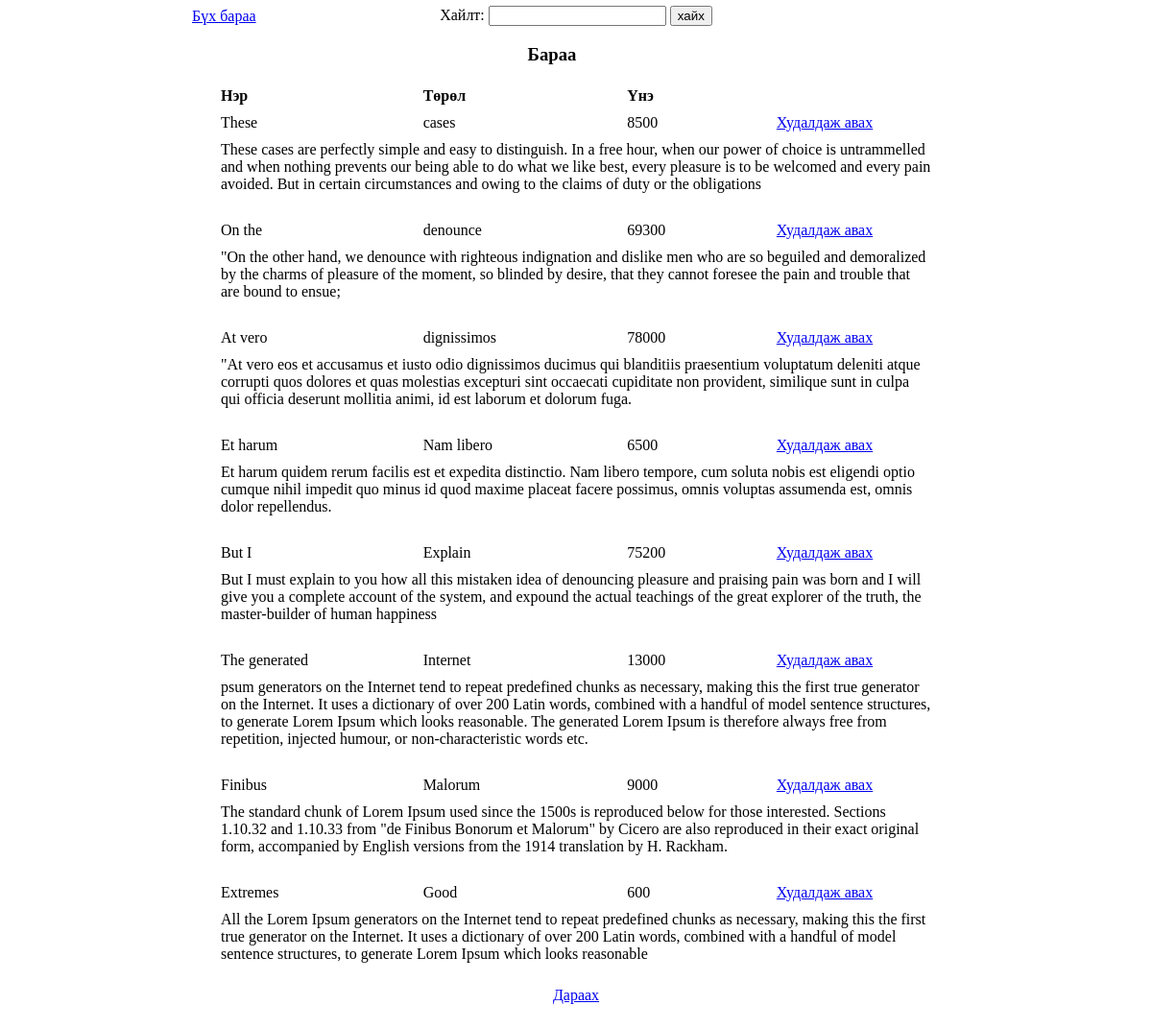
The page / on the database its author committed.
### tables this page shows
CREATE TABLE IF NOT EXISTS `product` (
  `name` varchar(30) NOT NULL,
  `type` varchar(30) NOT NULL,
  `price` int(11) NOT NULL,
  `content` text NOT NULL,
  `date` datetime NOT NULL,
  `id` int(11) NOT NULL AUTO_INCREMENT,
  PRIMARY KEY (`id`)
);

### help_functions.php (called while the page is built, shortened)
<?php
function uri_is($uri){
    $requested_uri = $_SERVER['PHP_SELF'];
    if ($requested_uri == '/index.php'.$uri || $requested_uri == '/admin/index.php'.$uri){
        return True;
    }
    return False;
}
function user_uri($uri){
    return '/index.php'.$uri;
}
?>

### controller.php (called while the page is built, shortened)
<?php
function list_of_product(){
    $pageno = 1;
    if (isset($_GET['search'])){
        $find = $_GET['search'];
        if (isset($_GET['pageno'])){
            $pageno = $_GET['pageno'];
        }
        if ($pageno == 1) {
            $start_limit = 0;
            $stop_limit = 8;
        }
        else{
            $start_limit = ($pageno - 1) * 8;
            $stop_limit = 8;
        }
        $products = get_find_result($_GET['search'], $start_limit, $stop_limit);
        $num_of_prod = get_find_count($_GET['search']);
        $limit = intval($num_of_prod / $stop_limit);
    } else {
        if ($pageno == 1) {
            $start_limit = 0;
            $stop_limit = 8;
        }
        else{
            $start_limit = ($pageno - 1) * 8;
            $stop_limit = 8;
        }
        $products = get_all_products($start_limit, $stop_limit);
        $num_of_pro = get_product_count();
        $limit = intval($num_of_pro / $stop_limit);
    }
    require './template/list.php';
}
?>

### model.php (called while the page is built, shortened)
<?php
function connection(){
    $con = mysqli_connect("localhost", "root", "123", "Zaya");
    return $con;
}
function get_all_products($start_limit, $stop_limit){
    $rs = mysqli_query(connection(), "SELECT * FROM product ORDER BY date DESC
          LIMIT ".$start_limit.", ".$stop_limit."");
    $products = array();
    while($product = mysqli_fetch_array($rs) ){
        $products[] = $product;
    }
    return $products;
}
function get_product_count($search=null){
    $query = "SELECT COUNT(*) as num FROM product";
    $count = mysqli_fetch_array(mysqli_query(connection(), $query));
    $num_of_pro = $count['num'];
    return $num_of_pro;
}
?>

### template/list.php (the view, shortened to what this page needs)
<center class="search">
    <form action="" method="GET">
        <label for="search">Хайлт:</label>
        <input type="text" id="search" name="search"/>
        <input type="submit" value="хайх"/>
    </form>
    <h3>Бараа</h3>
</center>
<table class="product" id="product" border="0">
    <tr>
        <td>Нэр</td>
        <td>Төрөл</td>
        <td>Үнэ</td>
    </tr>
<?php foreach ($products as $product):?>
    <tr>
        <td><?php echo $product['name'];?></td>
        <td><?php echo $product['type'];?></td>
        <td><?php echo $product['price']; ?></td>
        <td><a href="<?php echo user_uri('/buy?id='.$product['id']) ?>">Худалдаж авах</a></td>
    </tr>
        <td colspan="4"><?php echo $product['content'];?></td>
    <tr><td></td></tr>
    <tr><td></td></tr>
<?php endforeach;?>
</table>
<center>
    <?php if ($pageno <= $limit) { ?>
        <a href="<?php echo user_uri('?pageno='.($pageno + 1).(isset($find) ? '&search='.$find : '')); ?>" >Дараах</a>
    <?php } ?>
</center>
<?php $content = ob_get_clean();?>
<?php require_once('layout.php');?>

### index.php (shortened to what this page needs)
<?php
require_once('model.php');
require_once('controller.php');
require_once('help_functions.php');
if (uri_is('')){
    list_of_product();
}
?>

### template/layout.php (shortened to what this page needs)
<!DOCTYPE html>
<html>
<head>
    <link rel="stylesheet" type="text/css" href="/static/product_style.css">
 </head>
<body>
    <div style="margin: auto; width: 800px;">
    <a href="<?php echo user_uri('')?>">Бүх бараа</a>
    <?php echo $content;?><br>
    </div>
</body>
</html>

### static/product_style.css (style rules this page uses)
table tr td:first-child { text-align: left; }
table { border-collapse: collapse; }
td { padding: 0px 0px 0px 0px; text-align: left; }
label { margin-left: 50px; }
.product td { padding: 5px 30px 5px 30px; }
.search { margin-left: -50px; margin-top: -20px; }
#product tr:first-child { font-weight: bold; }

### rows shown on the page
product: name "These", type "cases", price "8500", content "These cases are perfectly simple and easy to distinguish. In a free hour, when our power of choice is untrammelled and when nothing prevents our being able to do what we like best, every pleasure is to be welcomed and every pain avoided. But in certain circumstances and owing to the claims of duty or the obligations"
product: name "On the", type "denounce", price "69300", content "\"On the other hand, we denounce with righteous indignation and dislike men who are so beguiled and demoralized by the charms of pleasure of the moment, so blinded by desire, that they cannot foresee the pain and trouble that are bound to ensue;"
product: name "At vero", type "dignissimos", price "78000", content "\"At vero eos et accusamus et iusto odio dignissimos ducimus qui blanditiis praesentium voluptatum deleniti atque corrupti quos dolores et quas molestias excepturi sint occaecati cupiditate non provident, similique sunt in culpa qui officia deserunt mollitia animi, id est laborum et dolorum fuga."
product: name "Et harum", type "Nam libero", price "6500", content "Et harum quidem rerum facilis est et expedita distinctio. Nam libero tempore, cum soluta nobis est eligendi optio cumque nihil impedit quo minus id quod maxime placeat facere possimus, omnis voluptas assumenda est, omnis dolor repellendus."
product: name "But I", type "Explain", price "75200", content "But I must explain to you how all this mistaken idea of denouncing pleasure and praising pain was born and I will give you a complete account of the system, and expound the actual teachings of the great explorer of the truth, the master-builder of human happiness"
product: name "The generated", type "Internet", price "13000", content "psum generators on the Internet tend to repeat predefined chunks as necessary, making this the first true generator on the Internet. It uses a dictionary of over 200 Latin words, combined with a handful of model sentence structures, to generate Lorem Ipsum which looks reasonable. The generated Lorem Ipsum is therefore always free from repetition, injected humour, or non-characteristic words etc."
product: name "Finibus", type "Malorum", price "9000", content "The standard chunk of Lorem Ipsum used since the 1500s is reproduced below for those interested. Sections 1.10.32 and 1.10.33 from \"de Finibus Bonorum et Malorum\" by Cicero are also reproduced in their exact original form, accompanied by English versions from the 1914 translation by H. Rackham."
product: name "Extremes", type "Good", price "600", content "All the Lorem Ipsum generators on the Internet tend to repeat predefined chunks as necessary, making this the first true generator on the Internet. It uses a dictionary of over 200 Latin words, combined with a handful of model sentence structures, to generate Lorem Ipsum which looks reasonable"
